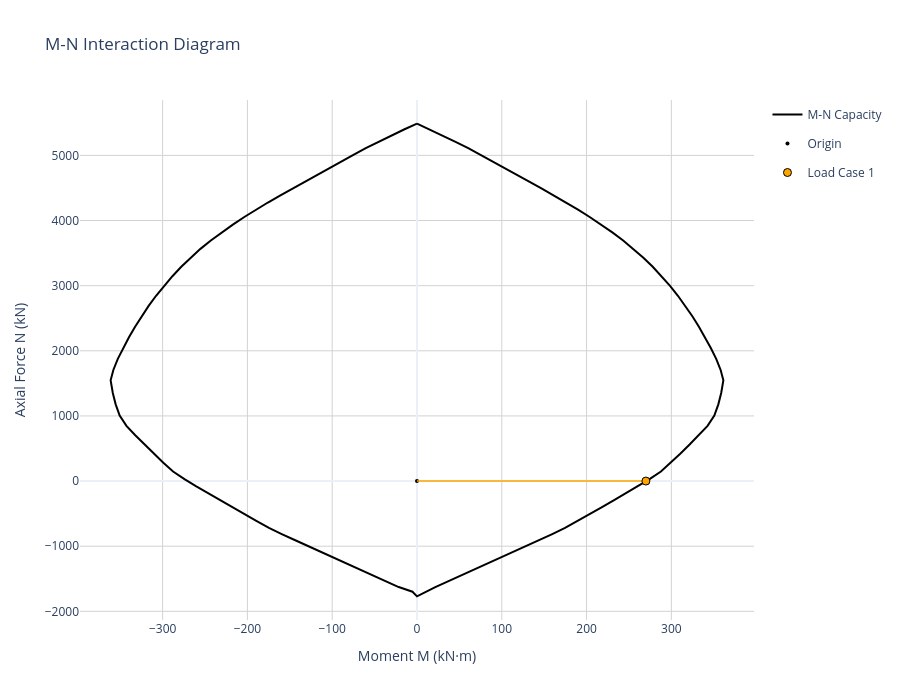
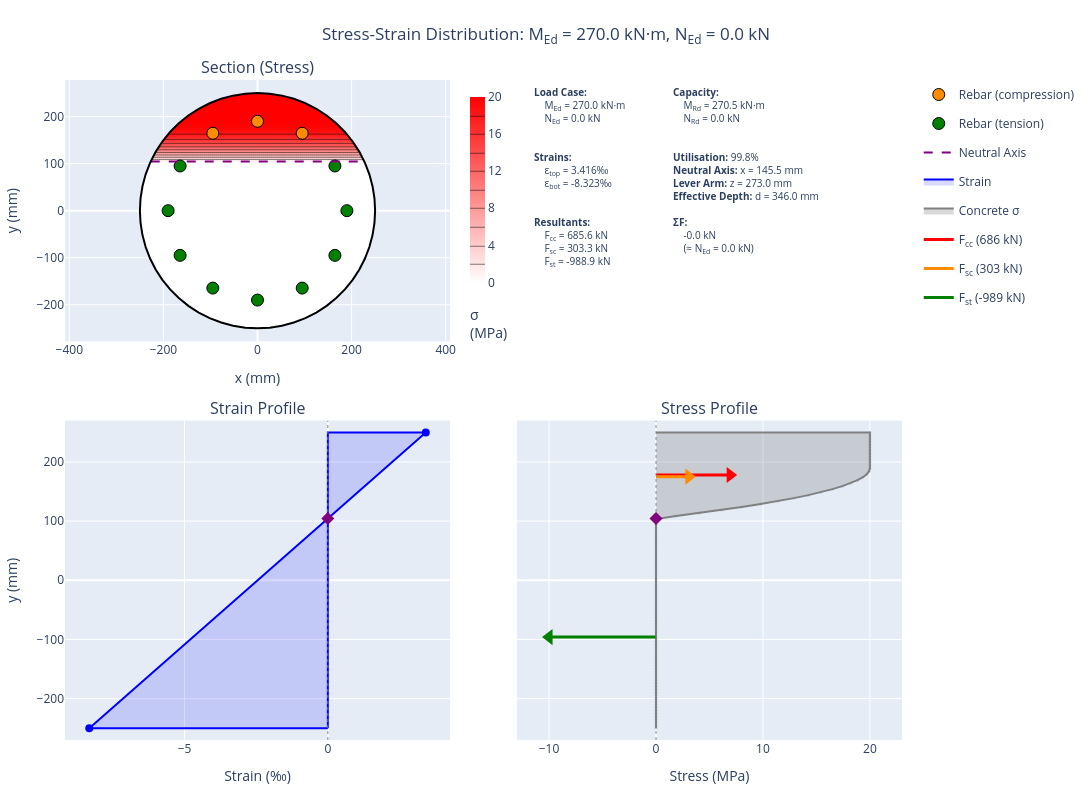

Write notebook code for charts like these, in order.
### Code cell
# Create M-N interaction diagram
circular_diagram = create_interaction_diagram(
    section=circular_section,
    concrete=concrete,
    concrete_model_type=ConcreteModelType.PARABOLA_RECTANGLE,  # EC2 Fig 3.3
    steel_model_type=SteelModelType.INCLINED,                  # With strain hardening
    n_fibres_width=20,
    n_fibres_height=30,
)

loadcases = []

moment = 270
axial = 0

forces_dict = {
    "M_Ed": moment,
    "N_Ed": axial
    }

loadcases.append(forces_dict)

circular_diagram.plot_mn(
    load_points=loadcases,
    show_vectors=True,
    show=True
    )

circular_diagram.plot_stress_strain(
    M_Ed=moment,
    N_Ed=axial,
    height=800,
    show=False,
    section_render="filled")

### Figure 1 — Plotly figure (JSON) as saved in the notebook; plotly's stock layout.template omitted (floating-point values rounded to 4 significant figures)
{"data": [{"hovertemplate": "M: %{x:.1f} kN·m<br>N: %{y:.1f} kN<extra></extra>", "line": {"color": "black", "width": 2}, "mode": "lines", "name": "M-N Capacity", "type": "scatter", "x": [0, 15.3, 30.37, 45.45, 60.41, 75.0, 89.51, 104.0, 118.4, 132.9, 147.3, 161.6, 175.9, 189.9, 203.7, 217.2, 230.4, 243.2, 255.4, 267.0, 278.0, 288.5, 298.5, 307.7, 316.5, 324.8, 332.5, 339.7, 346.5, 352.9, 358.1, 361.3, 358.8, 355.4, 350.7, 342.7, 332.3, 321.5, 310.5, 299.2, 287.7, 274.3, 260.3, 246.2, 232.0, 217.7, 203.3, 189.0, 174.6, 159.5, 144.2, 128.9, 113.6, 98.29, 82.94, 67.67, 52.36, 36.92, 21.59, -1.863e-15, -5.322, -21.59, -36.92, -52.36, -67.67, -82.94, -98.29, -113.6, -128.9, -144.2, -159.5, -174.6, -189.0, -203.3, -217.7, -232.0, -246.2, -260.3, -274.3, -287.7, -299.2, -310.5, -321.5, -332.3, -342.7, -350.7, -355.4, -358.8, -361.3, -358.1, -352.9, -346.5, -339.7, -332.5, -324.8, -316.5, -307.7, -298.5, -288.5, -278.0, -267.0, -255.4, -243.2, -230.4, -217.2, -203.7, -189.9, -175.9, -161.6, -147.3, -132.9, -118.4, -104.0, -89.51, -75.0, -60.41, -45.45, -30.37, -15.3, 0], "y": [5488.0, 5397.0, 5302.0, 5208.0, 5111.0, 5009.0, 4906.0, 4802.0, 4698.0, 4594.0, 4489.0, 4383.0, 4277.0, 4167.0, 4054.0, 3938.0, 3818.0, 3694.0, 3565.0, 3430.0, 3290.0, 3145.0, 2997.0, 2845.0, 2690.0, 2532.0, 2371.0, 2207.0, 2043.0, 1876.0, 1705.0, 1546.0, 1353.0, 1178.0, 1006.0, 847.5, 702.7, 560.7, 420.6, 282.6, 146.4, 29.83, -80.8, -189.2, -296.7, -402.9, -508.5, -614.1, -719.1, -813.4, -904.6, -995.3, -1086.0, -1177.0, -1267.0, -1359.0, -1449.0, -1538.0, -1627.0, -1770.0, -1699.0, -1627.0, -1538.0, -1449.0, -1359.0, -1267.0, -1177.0, -1086.0, -995.3, -904.6, -813.4, -719.1, -614.1, -508.5, -402.9, -296.7, -189.2, -80.8, 29.83, 146.4, 282.6, 420.6, 560.7, 702.7, 847.5, 1006.0, 1178.0, 1353.0, 1546.0, 1705.0, 1876.0, 2043.0, 2207.0, 2371.0, 2532.0, 2690.0, 2845.0, 2997.0, 3145.0, 3290.0, 3430.0, 3565.0, 3694.0, 3818.0, 3938.0, 4054.0, 4167.0, 4277.0, 4383.0, 4489.0, 4594.0, 4698.0, 4802.0, 4906.0, 5009.0, 5111.0, 5208.0, 5302.0, 5397.0, 5488.0]}, {"hovertemplate": "Origin (0,0)<extra></extra>", "marker": {"color": "black", "size": 4, "symbol": "circle"}, "mode": "markers", "name": "Origin", "type": "scatter", "x": [0], "y": [0]}, {"hoverinfo": "skip", "legendgroup": "lc_0", "line": {"color": "orange", "dash": "solid", "width": 1.5}, "mode": "lines", "showlegend": false, "type": "scatter", "x": [0, 270], "y": [0, 0]}, {"hoverinfo": "skip", "legendgroup": "lc_0", "line": {"color": "orange", "dash": "dash", "width": 1.5}, "mode": "lines", "showlegend": false, "type": "scatter", "x": [270, 270.5], "y": [0, 0]}, {"hovertemplate": "<b>Load Case 1</b><br>N_Ed: 0.0 kN<br>M_Ed: 270.0 kN·m<br>N_Rd: 0.0 kN<br>M_Rd: 270.5 kN·m<br>Utilization: 99.8%<br>Status: ✓ PASS<extra></extra>", "legendgroup": "lc_0", "marker": {"color": "orange", "line": {"color": "black", "width": 1}, "size": 8, "symbol": "circle"}, "mode": "markers", "name": "Load Case 1", "type": "scatter", "x": [270], "y": [0]}], "layout": {"height": 700, "legend": {"x": 1.02, "xanchor": "left", "y": 1, "yanchor": "top"}, "title": {"text": "M-N Interaction Diagram"}, "width": 900, "xaxis": {"gridcolor": "lightgray", "range": [-397.5, 397.5], "title": {"text": "Moment M (kN·m)"}, "zeroline": true}, "yaxis": {"gridcolor": "lightgray", "range": [-2133.0, 5851.0], "title": {"text": "Axial Force N (kN)"}, "zeroline": true}}}

### Figure 2 — Plotly figure (JSON) as saved in the notebook; plotly's stock layout.template omitted (floating-point values rounded to 4 significant figures; data arrays with more than 128 entries replaced by an {"elided": "..."} marker saying what was removed)
{"data": [{"colorbar": {"len": 0.3762, "lenmode": "fraction", "thickness": 15, "title": {"side": "bottom", "text": "σ<br>(MPa)"}, "x": 0.472, "xanchor": "left", "y": 0.802, "yanchor": "middle"}, "colorscale": [[0, "white"], [1, "red"]], "contours": {"coloring": "heatmap", "showlines": false}, "hovertemplate": "x: %{x:.1f} mm<br>y: %{y:.1f} mm<br>σ: %{z:.2f} MPa<extra>Concrete</extra>", "name": "Concrete", "showlegend": false, "showscale": true, "type": "contour", "x": [-247.9, -243.8, -239.6, -235.4, -231.2, -227.1, -222.9, -218.8, -214.6, -210.4, -206.2, -202.1, -197.9, -193.8, -189.6, -185.4, -181.2, -177.1, -172.9, -168.8, -164.6, -160.4, -156.2, -152.1, -147.9, -143.8, -139.6, -135.4, -131.2, -127.1, -122.9, -118.8, -114.6, -110.4, -106.2, -102.1, -97.92, -93.75, -89.58, -85.42, -81.25, -77.08, -72.92, -68.75, -64.58, -60.42, -56.25, -52.08, -47.92, -43.75, -39.58, -35.42, -31.25, -27.08, -22.92, -18.75, -14.58, -10.42, -6.25, -2.083, 2.083, 6.25, 10.42, 14.58, 18.75, 22.92, 27.08, 31.25, 35.42, 39.58, 43.75, 47.92, 52.08, 56.25, 60.42, 64.58, 68.75, 72.92, 77.08, 81.25, 85.42, 89.58, 93.75, 97.92, 102.1, 106.2, 110.4, 114.6, 118.8, 122.9, 127.1, 131.2, 135.4, 139.6, 143.8, 147.9, 152.1, 156.3, 160.4, 164.6, 168.8, 172.9, 177.1, 181.3, 185.4, 189.6, 193.8, 197.9, 202.1, 206.3, 210.4, 214.6, 218.8, 222.9, 227.1, 231.3, 235.4, 239.6, 243.8, 247.9], "xaxis": "x", "y": {"elided": "180 float values"}, "yaxis": "y", "z": {"elided": "180x120 float values"}, "zmax": 20, "zmin": 0}, {"customdata": [[282.0, 1.41, 88.58], [401.5, 2.007, 126.1], [282.0, 1.41, 88.58]], "hovertemplate": "x: %{x:.1f} mm<br>y: %{y:.1f} mm<br>σ: %{customdata[0]:.1f} MPa<br>ε: %{customdata[1]:.3f} ‰<br>F: %{customdata[2]:.1f} kN<br><extra>Rebar (compression)</extra>", "marker": {"color": "darkorange", "line": {"color": "black", "width": 1}, "size": 12}, "mode": "markers", "name": "Rebar (compression)", "showlegend": true, "type": "scatter", "x": [95.0, 1.163e-14, -95.0], "xaxis": "x", "y": [164.5, 190.0, 164.5], "yaxis": "y"}, {"customdata": [[-435.0, -2.453, -136.7], [-44.58, -0.2229, -14.01], [-44.58, -0.2229, -14.01], [-435.0, -2.453, -136.7], [-436.8, -4.684, -137.2], [-438.1, -6.316, -137.6], [-438.6, -6.914, -137.8], [-438.1, -6.316, -137.6], [-436.8, -4.684, -137.2]], "hovertemplate": "x: %{x:.1f} mm<br>y: %{y:.1f} mm<br>σ: %{customdata[0]:.1f} MPa<br>ε: %{customdata[1]:.3f} ‰<br>F: %{customdata[2]:.1f} kN<br><extra>Rebar (tension)</extra>", "marker": {"color": "green", "line": {"color": "black", "width": 1}, "size": 12}, "mode": "markers", "name": "Rebar (tension)", "showlegend": true, "type": "scatter", "x": [190.0, 164.5, -164.5, -190.0, -164.5, -95.0, -3.49e-14, 95.0, 164.5], "xaxis": "x", "y": [0.0, 95.0, 95.0, 2.327e-14, -95.0, -164.5, -190.0, -164.5, -95.0], "yaxis": "y"}, {"line": {"color": "purple", "dash": "dash", "width": 2}, "mode": "lines", "name": "Neutral Axis", "showlegend": true, "type": "scatter", "x": [-227.0, 227.0], "xaxis": "x", "y": [104.5, 104.5], "yaxis": "y"}, {"hoverinfo": "skip", "line": {"color": "black", "width": 2}, "mode": "lines", "name": "Section outline", "showlegend": false, "type": "scatter", "x": [250, 248.6, 244.5, 237.8, 228.4, 216.5, 202.3, 185.8, 167.3, 146.9, 125.0, 101.7, 77.25, 51.98, 26.13, 1.531e-14, -26.13, -51.98, -77.25, -101.7, -125.0, -146.9, -167.3, -185.8, -202.3, -216.5, -228.4, -237.8, -244.5, -248.6, -250, -248.6, -244.5, -237.8, -228.4, -216.5, -202.3, -185.8, -167.3, -146.9, -125.0, -101.7, -77.25, -51.98, -26.13, -4.592e-14, 26.13, 51.98, 77.25, 101.7, 125.0, 146.9, 167.3, 185.8, 202.3, 216.5, 228.4, 237.8, 244.5, 248.6, 250], "xaxis": "x", "y": [0, 26.13, 51.98, 77.25, 101.7, 125.0, 146.9, 167.3, 185.8, 202.3, 216.5, 228.4, 237.8, 244.5, 248.6, 250, 248.6, 244.5, 237.8, 228.4, 216.5, 202.3, 185.8, 167.3, 146.9, 125.0, 101.7, 77.25, 51.98, 26.13, 3.062e-14, -26.13, -51.98, -77.25, -101.7, -125.0, -146.9, -167.3, -185.8, -202.3, -216.5, -228.4, -237.8, -244.5, -248.6, -250, -248.6, -244.5, -237.8, -228.4, -216.5, -202.3, -185.8, -167.3, -146.9, -125.0, -101.7, -77.25, -51.98, -26.13, 0], "yaxis": "y"}, {"fill": "toself", "fillcolor": "rgba(0, 0, 255, 0.15)", "hovertemplate": "ε: %{x:.3f} ‰<br>y: %{y:.1f} mm<extra></extra>", "line": {"color": "blue", "width": 2}, "mode": "lines", "name": "Strain", "type": "scatter", "x": [0, -8.323, 3.416, 0, 0], "xaxis": "x3", "y": [-250, -250, 250, 250, -250], "yaxis": "y3"}, {"hovertemplate": "ε: %{x:.3f} ‰<br>y: %{y:.1f} mm<extra></extra>", "marker": {"color": "blue", "size": 8}, "mode": "markers", "showlegend": false, "type": "scatter", "x": [-8.323, 3.416], "xaxis": "x3", "y": [-250, 250], "yaxis": "y3"}, {"line": {"color": "gray", "dash": "dot", "width": 1}, "mode": "lines", "showlegend": false, "type": "scatter", "x": [0, 0], "xaxis": "x3", "y": [-270, 270], "yaxis": "y3"}, {"hovertemplate": "Neutral Axis<br>y: 104.5 mm<extra></extra>", "marker": {"color": "purple", "size": 10, "symbol": "diamond"}, "mode": "markers", "name": "NA", "showlegend": false, "type": "scatter", "x": [0], "xaxis": "x3", "y": [104.5], "yaxis": "y3"}, {"fill": "toself", "fillcolor": "rgba(128, 128, 128, 0.3)", "hoverinfo": "skip", "legendgroup": "concrete_stress", "line": {"color": "gray", "width": 2}, "mode": "lines", "name": "Concrete σ", "type": "scatter", "x": [0.0, 0.0, 0.0, 0.0, 0.0, 0.0, 0.0, 0.0, 0.0, 0.0, 0.0, 0.0, 0.0, 0.0, 0.0, 0.0, 0.0, 0.0, 0.0, 0.0, 0.0, 0.0, 0.0, 0.0, 0.0, 0.0, 0.0, 0.0, 0.0, 0.0, 0.0, 0.0, 0.0, 0.0, 0.0, 0.0, 0.0, 0.0, 0.0, 0.0, 0.0, 0.0, 0.0, 0.0, 0.0, 0.0, 0.0, 0.0, 0.0, 0.0, 0.0, 0.0, 0.0, 0.0, 0.0, 0.0, 0.0, 0.0, 0.0, 0.0, 0.0, 0.0, 0.0, 0.0, 0.0, 0.0, 0.0, 0.0, 0.0, 0.0, 0.0, 0.0, 1.875, 4.062, 6.109, 8.015, 9.781, 11.41, 12.89, 14.23, 15.44, 16.5, 17.42, 18.2, 18.84, 19.34, 19.7, 19.92, 20.0, 20.0, 20.0, 20.0, 20.0, 20.0, 20.0, 20.0, 20.0, 20.0, 20.0, 20.0, 20.0, 0.0], "xaxis": "x4", "y": [-250.0, -250.0, -244.9, -239.9, -234.8, -229.8, -224.7, -219.7, -214.6, -209.6, -204.5, -199.5, -194.4, -189.4, -184.3, -179.3, -174.2, -169.2, -164.1, -159.1, -154.0, -149.0, -143.9, -138.9, -133.8, -128.8, -123.7, -118.7, -113.6, -108.6, -103.5, -98.48, -93.43, -88.38, -83.33, -78.28, -73.23, -68.18, -63.13, -58.08, -53.03, -47.98, -42.93, -37.88, -32.83, -27.78, -22.73, -17.68, -12.63, -7.576, -2.525, 2.525, 7.576, 12.63, 17.68, 22.73, 27.78, 32.83, 37.88, 42.93, 47.98, 53.03, 58.08, 63.13, 68.18, 73.23, 78.28, 83.33, 88.38, 93.43, 98.48, 103.5, 108.6, 113.6, 118.7, 123.7, 128.8, 133.8, 138.9, 143.9, 149.0, 154.0, 159.1, 164.1, 169.2, 174.2, 179.3, 184.3, 189.4, 194.4, 199.5, 204.5, 209.6, 214.6, 219.7, 224.7, 229.8, 234.8, 239.9, 244.9, 250.0, 250.0], "yaxis": "y4"}, {"hovertemplate": "%{text}<extra>Concrete</extra>", "legendgroup": "concrete_stress", "marker": {"color": "gray", "opacity": 0.3, "size": 3}, "mode": "markers", "showlegend": false, "text": ["σ: 0.00 MPa<br>ε: -8.323 ‰<br>y: -250.0 mm", "σ: 0.00 MPa<br>ε: -8.204 ‰<br>y: -244.9 mm", "σ: 0.00 MPa<br>ε: -8.086 ‰<br>y: -239.9 mm", "σ: 0.00 MPa<br>ε: -7.967 ‰<br>y: -234.8 mm", "σ: 0.00 MPa<br>ε: -7.848 ‰<br>y: -229.8 mm", "σ: 0.00 MPa<br>ε: -7.730 ‰<br>y: -224.7 mm", "σ: 0.00 MPa<br>ε: -7.611 ‰<br>y: -219.7 mm", "σ: 0.00 MPa<br>ε: -7.493 ‰<br>y: -214.6 mm", "σ: 0.00 MPa<br>ε: -7.374 ‰<br>y: -209.6 mm", "σ: 0.00 MPa<br>ε: -7.256 ‰<br>y: -204.5 mm", "σ: 0.00 MPa<br>ε: -7.137 ‰<br>y: -199.5 mm", "σ: 0.00 MPa<br>ε: -7.018 ‰<br>y: -194.4 mm", "σ: 0.00 MPa<br>ε: -6.900 ‰<br>y: -189.4 mm", "σ: 0.00 MPa<br>ε: -6.781 ‰<br>y: -184.3 mm", "σ: 0.00 MPa<br>ε: -6.663 ‰<br>y: -179.3 mm", "σ: 0.00 MPa<br>ε: -6.544 ‰<br>y: -174.2 mm", "σ: 0.00 MPa<br>ε: -6.426 ‰<br>y: -169.2 mm", "σ: 0.00 MPa<br>ε: -6.307 ‰<br>y: -164.1 mm", "σ: 0.00 MPa<br>ε: -6.188 ‰<br>y: -159.1 mm", "σ: 0.00 MPa<br>ε: -6.070 ‰<br>y: -154.0 mm", "σ: 0.00 MPa<br>ε: -5.951 ‰<br>y: -149.0 mm", "σ: 0.00 MPa<br>ε: -5.833 ‰<br>y: -143.9 mm", "σ: 0.00 MPa<br>ε: -5.714 ‰<br>y: -138.9 mm", "σ: 0.00 MPa<br>ε: -5.595 ‰<br>y: -133.8 mm", "σ: 0.00 MPa<br>ε: -5.477 ‰<br>y: -128.8 mm", "σ: 0.00 MPa<br>ε: -5.358 ‰<br>y: -123.7 mm", "σ: 0.00 MPa<br>ε: -5.240 ‰<br>y: -118.7 mm", "σ: 0.00 MPa<br>ε: -5.121 ‰<br>y: -113.6 mm", "σ: 0.00 MPa<br>ε: -5.003 ‰<br>y: -108.6 mm", "σ: 0.00 MPa<br>ε: -4.884 ‰<br>y: -103.5 mm", "σ: 0.00 MPa<br>ε: -4.765 ‰<br>y: -98.5 mm", "σ: 0.00 MPa<br>ε: -4.647 ‰<br>y: -93.4 mm", "σ: 0.00 MPa<br>ε: -4.528 ‰<br>y: -88.4 mm", "σ: 0.00 MPa<br>ε: -4.410 ‰<br>y: -83.3 mm", "σ: 0.00 MPa<br>ε: -4.291 ‰<br>y: -78.3 mm", "σ: 0.00 MPa<br>ε: -4.173 ‰<br>y: -73.2 mm", "σ: 0.00 MPa<br>ε: -4.054 ‰<br>y: -68.2 mm", "σ: 0.00 MPa<br>ε: -3.935 ‰<br>y: -63.1 mm", "σ: 0.00 MPa<br>ε: -3.817 ‰<br>y: -58.1 mm", "σ: 0.00 MPa<br>ε: -3.698 ‰<br>y: -53.0 mm", "σ: 0.00 MPa<br>ε: -3.580 ‰<br>y: -48.0 mm", "σ: 0.00 MPa<br>ε: -3.461 ‰<br>y: -42.9 mm", "σ: 0.00 MPa<br>ε: -3.343 ‰<br>y: -37.9 mm", "σ: 0.00 MPa<br>ε: -3.224 ‰<br>y: -32.8 mm", "σ: 0.00 MPa<br>ε: -3.105 ‰<br>y: -27.8 mm", "σ: 0.00 MPa<br>ε: -2.987 ‰<br>y: -22.7 mm", "σ: 0.00 MPa<br>ε: -2.868 ‰<br>y: -17.7 mm", "σ: 0.00 MPa<br>ε: -2.750 ‰<br>y: -12.6 mm", "σ: 0.00 MPa<br>ε: -2.631 ‰<br>y: -7.6 mm", "σ: 0.00 MPa<br>ε: -2.513 ‰<br>y: -2.5 mm", "σ: 0.00 MPa<br>ε: -2.394 ‰<br>y: 2.5 mm", "σ: 0.00 MPa<br>ε: -2.275 ‰<br>y: 7.6 mm", "σ: 0.00 MPa<br>ε: -2.157 ‰<br>y: 12.6 mm", "σ: 0.00 MPa<br>ε: -2.038 ‰<br>y: 17.7 mm", "σ: 0.00 MPa<br>ε: -1.920 ‰<br>y: 22.7 mm", "σ: 0.00 MPa<br>ε: -1.801 ‰<br>y: 27.8 mm", "σ: 0.00 MPa<br>ε: -1.683 ‰<br>y: 32.8 mm", "σ: 0.00 MPa<br>ε: -1.564 ‰<br>y: 37.9 mm", "σ: 0.00 MPa<br>ε: -1.445 ‰<br>y: 42.9 mm", "σ: 0.00 MPa<br>ε: -1.327 ‰<br>y: 48.0 mm", "σ: 0.00 MPa<br>ε: -1.208 ‰<br>y: 53.0 mm", "σ: 0.00 MPa<br>ε: -1.090 ‰<br>y: 58.1 mm", "σ: 0.00 MPa<br>ε: -0.971 ‰<br>y: 63.1 mm", "σ: 0.00 MPa<br>ε: -0.853 ‰<br>y: 68.2 mm", "σ: 0.00 MPa<br>ε: -0.734 ‰<br>y: 73.2 mm", "σ: 0.00 MPa<br>ε: -0.615 ‰<br>y: 78.3 mm", "σ: 0.00 MPa<br>ε: -0.497 ‰<br>y: 83.3 mm", "σ: 0.00 MPa<br>ε: -0.378 ‰<br>y: 88.4 mm", "σ: 0.00 MPa<br>ε: -0.260 ‰<br>y: 93.4 mm", "σ: 0.00 MPa<br>ε: -0.141 ‰<br>y: 98.5 mm", "σ: 0.00 MPa<br>ε: -0.023 ‰<br>y: 103.5 mm", "σ: 1.88 MPa<br>ε: 0.096 ‰<br>y: 108.6 mm", "σ: 4.06 MPa<br>ε: 0.215 ‰<br>y: 113.6 mm", "σ: 6.11 MPa<br>ε: 0.333 ‰<br>y: 118.7 mm", "σ: 8.02 MPa<br>ε: 0.452 ‰<br>y: 123.7 mm", "σ: 9.78 MPa<br>ε: 0.570 ‰<br>y: 128.8 mm", "σ: 11.41 MPa<br>ε: 0.689 ‰<br>y: 133.8 mm", "σ: 12.89 MPa<br>ε: 0.808 ‰<br>y: 138.9 mm", "σ: 14.23 MPa<br>ε: 0.926 ‰<br>y: 143.9 mm", "σ: 15.44 MPa<br>ε: 1.045 ‰<br>y: 149.0 mm", "σ: 16.50 MPa<br>ε: 1.163 ‰<br>y: 154.0 mm", "σ: 17.42 MPa<br>ε: 1.282 ‰<br>y: 159.1 mm", "σ: 18.20 MPa<br>ε: 1.400 ‰<br>y: 164.1 mm", "σ: 18.84 MPa<br>ε: 1.519 ‰<br>y: 169.2 mm", "σ: 19.34 MPa<br>ε: 1.638 ‰<br>y: 174.2 mm", "σ: 19.70 MPa<br>ε: 1.756 ‰<br>y: 179.3 mm", "σ: 19.92 MPa<br>ε: 1.875 ‰<br>y: 184.3 mm", "σ: 20.00 MPa<br>ε: 1.993 ‰<br>y: 189.4 mm", "σ: 20.00 MPa<br>ε: 2.112 ‰<br>y: 194.4 mm", "σ: 20.00 MPa<br>ε: 2.230 ‰<br>y: 199.5 mm", "σ: 20.00 MPa<br>ε: 2.349 ‰<br>y: 204.5 mm", "σ: 20.00 MPa<br>ε: 2.468 ‰<br>y: 209.6 mm", "σ: 20.00 MPa<br>ε: 2.586 ‰<br>y: 214.6 mm", "σ: 20.00 MPa<br>ε: 2.705 ‰<br>y: 219.7 mm", "σ: 20.00 MPa<br>ε: 2.823 ‰<br>y: 224.7 mm", "σ: 20.00 MPa<br>ε: 2.942 ‰<br>y: 229.8 mm", "σ: 20.00 MPa<br>ε: 3.060 ‰<br>y: 234.8 mm", "σ: 20.00 MPa<br>ε: 3.179 ‰<br>y: 239.9 mm", "σ: 20.00 MPa<br>ε: 3.298 ‰<br>y: 244.9 mm", "σ: 20.00 MPa<br>ε: 3.416 ‰<br>y: 250.0 mm"], "type": "scatter", "x": [0.0, 0.0, 0.0, 0.0, 0.0, 0.0, 0.0, 0.0, 0.0, 0.0, 0.0, 0.0, 0.0, 0.0, 0.0, 0.0, 0.0, 0.0, 0.0, 0.0, 0.0, 0.0, 0.0, 0.0, 0.0, 0.0, 0.0, 0.0, 0.0, 0.0, 0.0, 0.0, 0.0, 0.0, 0.0, 0.0, 0.0, 0.0, 0.0, 0.0, 0.0, 0.0, 0.0, 0.0, 0.0, 0.0, 0.0, 0.0, 0.0, 0.0, 0.0, 0.0, 0.0, 0.0, 0.0, 0.0, 0.0, 0.0, 0.0, 0.0, 0.0, 0.0, 0.0, 0.0, 0.0, 0.0, 0.0, 0.0, 0.0, 0.0, 0.0, 1.875, 4.062, 6.109, 8.015, 9.781, 11.41, 12.89, 14.23, 15.44, 16.5, 17.42, 18.2, 18.84, 19.34, 19.7, 19.92, 20.0, 20.0, 20.0, 20.0, 20.0, 20.0, 20.0, 20.0, 20.0, 20.0, 20.0, 20.0, 20.0], "xaxis": "x4", "y": [-250.0, -244.9, -239.9, -234.8, -229.8, -224.7, -219.7, -214.6, -209.6, -204.5, -199.5, -194.4, -189.4, -184.3, -179.3, -174.2, -169.2, -164.1, -159.1, -154.0, -149.0, -143.9, -138.9, -133.8, -128.8, -123.7, -118.7, -113.6, -108.6, -103.5, -98.48, -93.43, -88.38, -83.33, -78.28, -73.23, -68.18, -63.13, -58.08, -53.03, -47.98, -42.93, -37.88, -32.83, -27.78, -22.73, -17.68, -12.63, -7.576, -2.525, 2.525, 7.576, 12.63, 17.68, 22.73, 27.78, 32.83, 37.88, 42.93, 47.98, 53.03, 58.08, 63.13, 68.18, 73.23, 78.28, 83.33, 88.38, 93.43, 98.48, 103.5, 108.6, 113.6, 118.7, 123.7, 128.8, 133.8, 138.9, 143.9, 149.0, 154.0, 159.1, 164.1, 169.2, 174.2, 179.3, 184.3, 189.4, 194.4, 199.5, 204.5, 209.6, 214.6, 219.7, 224.7, 229.8, 234.8, 239.9, 244.9, 250.0], "yaxis": "y4"}, {"hovertemplate": "F<sub>cc</sub> = 685.6 kN<br>y = 177.9 mm<extra>Concrete Compression</extra>", "legendgroup": "F<sub>cc</sub>", "line": {"color": "red", "width": 3}, "mode": "lines", "name": "F<sub>cc</sub> (686 kN)", "type": "scatter", "x": [0, 6.933], "xaxis": "x4", "y": [177.9, 177.9], "yaxis": "y4"}, {"hoverinfo": "skip", "legendgroup": "F<sub>cc</sub>", "marker": {"color": "red", "size": 14, "symbol": "triangle-right"}, "mode": "markers", "showlegend": false, "type": "scatter", "x": [6.933], "xaxis": "x4", "y": [177.9], "yaxis": "y4"}, {"hovertemplate": "F<sub>sc</sub> = 303.3 kN<br>y = 175.1 mm<extra>Steel Compression</extra>", "legendgroup": "F<sub>sc</sub>", "line": {"color": "darkorange", "width": 3}, "mode": "lines", "name": "F<sub>sc</sub> (303 kN)", "type": "scatter", "x": [0, 3.067], "xaxis": "x4", "y": [175.1, 175.1], "yaxis": "y4"}, {"hoverinfo": "skip", "legendgroup": "F<sub>sc</sub>", "marker": {"color": "darkorange", "size": 14, "symbol": "triangle-right"}, "mode": "markers", "showlegend": false, "type": "scatter", "x": [3.067], "xaxis": "x4", "y": [175.1], "yaxis": "y4"}, {"hovertemplate": "F<sub>st</sub> = -988.9 kN<br>y = -96.0 mm<extra>Steel Tension</extra>", "legendgroup": "F<sub>st</sub>", "line": {"color": "green", "width": 3}, "mode": "lines", "name": "F<sub>st</sub> (-989 kN)", "type": "scatter", "x": [0, -10], "xaxis": "x4", "y": [-95.96, -95.96], "yaxis": "y4"}, {"hoverinfo": "skip", "legendgroup": "F<sub>st</sub>", "marker": {"color": "green", "size": 14, "symbol": "triangle-left"}, "mode": "markers", "showlegend": false, "type": "scatter", "x": [-10], "xaxis": "x4", "y": [-95.96], "yaxis": "y4"}, {"line": {"color": "gray", "dash": "dot", "width": 1}, "mode": "lines", "showlegend": false, "type": "scatter", "x": [0, 0], "xaxis": "x4", "y": [-270, 270], "yaxis": "y4"}, {"hovertemplate": "Neutral Axis<br>y: 104.5 mm<extra></extra>", "marker": {"color": "purple", "size": 10, "symbol": "diamond"}, "mode": "markers", "showlegend": false, "type": "scatter", "x": [0], "xaxis": "x4", "y": [104.5], "yaxis": "y4"}], "layout": {"annotations": [{"font": {"size": 16}, "showarrow": false, "text": "Section (Stress)", "x": 0.23, "xanchor": "center", "xref": "paper", "y": 1, "yanchor": "bottom", "yref": "paper"}, {"font": {"size": 16}, "showarrow": false, "text": "Strain Profile", "x": 0.23, "xanchor": "center", "xref": "paper", "y": 0.484, "yanchor": "bottom", "yref": "paper"}, {"font": {"size": 16}, "showarrow": false, "text": "Stress Profile", "x": 0.77, "xanchor": "center", "xref": "paper", "y": 0.484, "yanchor": "bottom", "yref": "paper"}, {"align": "left", "font": {"size": 10}, "showarrow": false, "text": "<b>Load Case:</b><br>&nbsp;&nbsp;&nbsp;&nbsp;M<sub>Ed</sub> = 270.0 kN·m<br>&nbsp;&nbsp;&nbsp;&nbsp;N<sub>Ed</sub> = 0.0 kN<br><br><br><b>Strains:</b><br>&nbsp;&nbsp;&nbsp;&nbsp;ε<sub>top</sub> = 3.416‰<br>&nbsp;&nbsp;&nbsp;&nbsp;ε<sub>bot</sub> = -8.323‰<br><br><br><b>Resultants:</b><br>&nbsp;&nbsp;&nbsp;&nbsp;F<sub>cc</sub> = 685.6 kN<br>&nbsp;&nbsp;&nbsp;&nbsp;F<sub>sc</sub> = 303.3 kN<br>&nbsp;&nbsp;&nbsp;&nbsp;F<sub>st</sub> = -988.9 kN<br>", "x": 0.5584, "xanchor": "left", "xref": "paper", "y": 0.996, "yanchor": "top", "yref": "paper"}, {"align": "left", "font": {"size": 10}, "showarrow": false, "text": "<b>Capacity:</b><br>&nbsp;&nbsp;&nbsp;&nbsp;M<sub>Rd</sub> = 270.5 kN·m<br>&nbsp;&nbsp;&nbsp;&nbsp;N<sub>Rd</sub> = 0.0 kN<br><br><br><b>Utilisation:</b> 99.8%<br><b>Neutral Axis:</b> x = 145.5 mm<br><b>Lever Arm:</b> z = 273.0 mm<br><b>Effective Depth:</b> d = 346.0 mm<br><br><b>ΣF:</b><br>&nbsp;&nbsp;&nbsp;&nbsp;-0.0 kN<br>&nbsp;&nbsp;&nbsp;&nbsp;(≈ N<sub>Ed</sub> = 0.0 kN)<br>", "x": 0.724, "xanchor": "left", "xref": "paper", "y": 0.996, "yanchor": "top", "yref": "paper"}], "height": 800, "legend": {"x": 1.02, "y": 1}, "margin": {"b": 60, "l": 60, "r": 120, "t": 80}, "showlegend": true, "title": {"text": "Stress-Strain Distribution: M<sub>Ed</sub> = 270.0 kN·m, N<sub>Ed</sub> = 0.0 kN", "x": 0.5}, "width": 1200, "xaxis": {"anchor": "y", "domain": [0, 0.46], "title": {"text": "x (mm)"}}, "xaxis2": {"anchor": "y2", "domain": [0.54, 1], "visible": false}, "xaxis3": {"anchor": "y3", "domain": [0, 0.46], "title": {"text": "Strain (‰)"}}, "xaxis4": {"anchor": "y4", "domain": [0.54, 1], "range": [-13, 23], "title": {"text": "Stress (MPa)"}}, "yaxis": {"anchor": "x", "domain": [0.604, 1], "scaleanchor": "x", "scaleratio": 1, "title": {"text": "y (mm)"}}, "yaxis2": {"anchor": "x2", "domain": [0.604, 1], "visible": false}, "yaxis3": {"anchor": "x3", "domain": [0, 0.484], "range": [-270, 270], "title": {"text": "y (mm)"}}, "yaxis4": {"anchor": "x4", "domain": [0, 0.484], "matches": "y3", "showticklabels": false}}}
